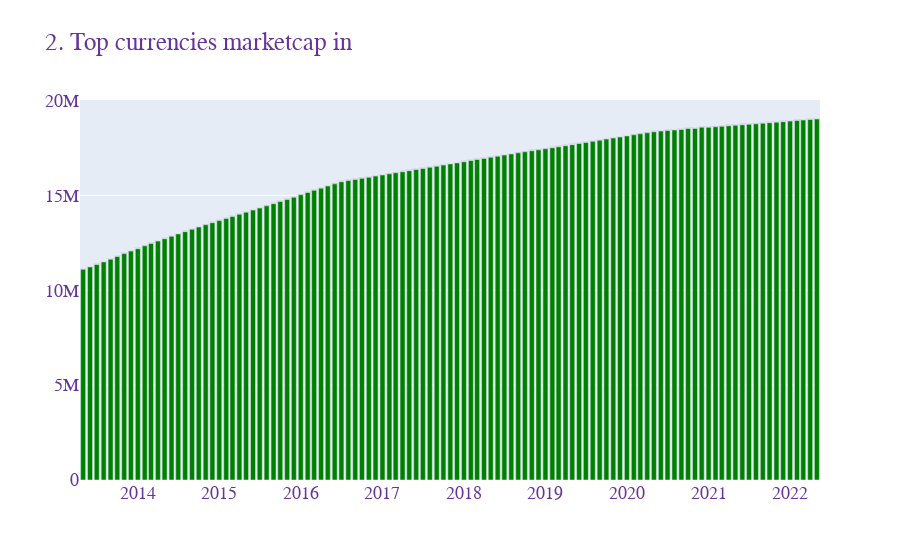

Here is the notebook cell this chart was saved with:
### Code cell
trace = go.Bar(
            x = df_btc_cs['date'],
            y = df_btc_cs['circulating_supply'],
            marker = dict(color = 'green'),
            text = df_btc_cs['circulating_supply']
        )

layout = dict(
    title = '2. Circulating supply by all years',
    font=dict(
        family="Courier New, monospace",
        size=18,
        color="RebeccaPurple"
))

res = go.Figure(data = trace, layout = layout)

res.show()
